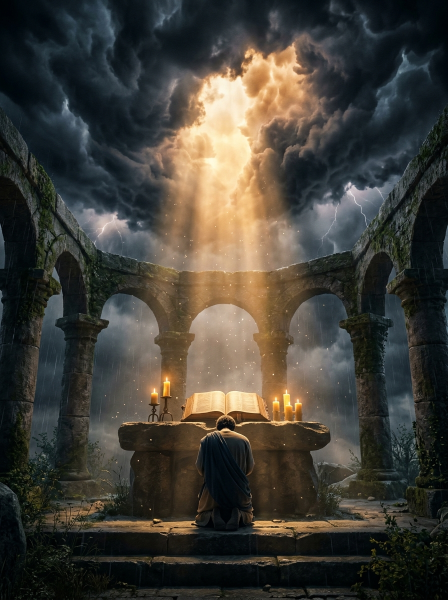
#> input picture reports/fliers/gemini_gospel_flyer.jpg, 896 x 1200 px, found by its file name (shown at 1/2 size)
$ python overlay_gemini_flyer.py
#> lines starting #> are read from the running program, lines starting #| are printed output that depends on the picture
"""
Overlay typography on top of Gemini AI-generated artwork
to produce viral, high-conversion social media flyers.
"""

from pathlib import Path
from PIL import Image, ImageDraw, ImageFont, ImageFilter
import textwrap

def get_font(font_name="segoeuib.ttf", size=32):
    fonts_dir = Path("C:/Windows/Fonts")
    font_path = fonts_dir / font_name
    if not font_path.is_file():
        font_path = fonts_dir / "arialbd.ttf"
    if font_path.is_file():
        return ImageFont.truetype(str(font_path), size)
    return ImageFont.load_default()

def create_gemini_viral_flyer(
    src_img_path: Path,
    out_img_path: Path,
    headline: str,
    quote: str,
    speaker: str,
    scripture: str,
    target_size=(1080, 1080), # (w, h)
    platform_name="Instagram & Facebook"
):
#> called with headline = 'Daily Gospel Inspiration', speaker = 'Apostle Joshua Selman • Dunsin Oyekan', scripture = 'Psalm 91:1  •  Matthew 6:6', target_size = (1080, 1080), platform_name = 'Instagram & Facebook Feed'
    base_img = Image.open(src_img_path).convert("RGBA")
    w, h = target_size

    # Crop / fit background to target size
    src_w, src_h = base_img.size
    aspect_src = src_w / src_h
    aspect_target = w / h

    if aspect_src > aspect_target:
        new_w = int(src_h * aspect_target)
        offset_x = (src_w - new_w) // 2
        cropped = base_img.crop((offset_x, 0, offset_x + new_w, src_h))
    else:
        new_h = int(src_w / aspect_target)
        offset_y = (src_h - new_h) // 2
        cropped = base_img.crop((0, offset_y, src_w, offset_y + new_h))
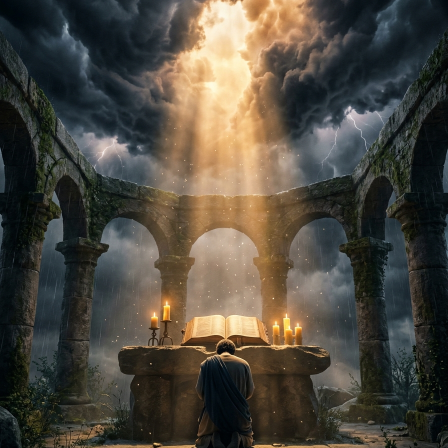
#> cropped: PIL image 896x896 RGBA (shown at 1/2 size); mean R, G, B, A 77.6, 72.5, 62.6, 255

    resized = cropped.resize((w, h), Image.Resampling.LANCZOS)

    # Create dark gradient overlay for text readability at the bottom and top
    overlay = Image.new("RGBA", (w, h), (0, 0, 0, 0))
#> overlay: PIL image 1080x1080 RGBA; every value is 0
    draw_ov = ImageDraw.Draw(overlay)

    # Top subtle dark gradient
    for y in range(int(h * 0.22)):
        alpha = int(140 * (1 - (y / (h * 0.22))))
        draw_ov.line([(0, y), (w, y)], fill=(10, 15, 30, alpha))

    # Bottom heavy dark gradient for typography
    bottom_start = int(h * 0.45)
    for y in range(bottom_start, h):
        progress = (y - bottom_start) / (h - bottom_start)
        alpha = int(240 * progress)
        draw_ov.line([(0, y), (w, y)], fill=(8, 12, 24, alpha))

    final_canvas = Image.alpha_composite(resized, overlay)
    draw = ImageDraw.Draw(final_canvas)

    # Golden outer border
    margin = 30
    draw.rectangle(
        [(margin, margin), (w - margin, h - margin)],
        outline=(245, 158, 11, 140),
        width=2
    )

    # Top Tag
    tag_font = get_font("segoeuib.ttf", 22)
    tag_text = f"✨  {headline.upper()}  ✨"
    tbbox = draw.textbbox((0, 0), tag_text, font=tag_font)
#> tbbox = (0, 2, 150, 10)
    tw = tbbox[2] - tbbox[0]
#> tw = 150

    tag_y = 65 if h <= 1200 else 120
    px1 = (w - tw) // 2 - 20
#> px1 = 445
    py1 = tag_y
    px2 = px1 + tw + 40
#> px2 = 635
    py2 = py1 + 36
    draw.rounded_rectangle([(px1, py1), (px2, py2)], radius=18, fill=(15, 23, 42, 200), outline=(245, 158, 11, 220), width=1)
    draw.text((px1 + 20, py1 + 6), tag_text, fill=(251, 191, 36, 255), font=tag_font)

    # Quote Text
    quote_font_size = 46 if h >= 1080 else 36
    quote_font = get_font("georgiab.ttf", quote_font_size)
    wrap_chars = 24 if w <= 1080 else 30
    lines = textwrap.wrap(quote, width=wrap_chars)
    line_h = quote_font_size + 16

    start_y = int(h * 0.58) if h >= 1080 else int(h * 0.50)
    for i, line in enumerate(lines):
        lbbox = draw.textbbox((0, 0), line, font=quote_font)
        lw = lbbox[2] - lbbox[0]
        lx = (w - lw) // 2
        ly = start_y + (i * line_h)
        # Glow / drop shadow
        draw.text((lx + 2, ly + 2), line, fill=(0, 0, 0, 240), font=quote_font)
        draw.text((lx, ly), line, fill=(255, 255, 255, 255), font=quote_font)
#> this loop made 4 passes
#> (lbbox, lw, lx) on passes 1 to 4: ((0, 2, 101, 10), 101, 489), ((-1, 2, 103, 12), 104, 488), ((0, 2, 108, 12), 108, 486), ((-1, 2, 31, 10), 32, 524)

    # Gold separator
    sep_y = start_y + (len(lines) * line_h) + 20
    draw.line([((w - 140) // 2, sep_y), ((w + 140) // 2, sep_y)], fill=(245, 158, 11, 240), width=3)

    # Speaker
    spk_font = get_font("segoeuib.ttf", 26 if h >= 1080 else 22)
    spk_text = f"— {speaker.upper()} —"
    sbbox = draw.textbbox((0, 0), spk_text, font=spk_font)
#> sbbox = (0, 2, 231, 10)
    draw.text(((w - (sbbox[2] - sbbox[0])) // 2, sep_y + 18), spk_text, fill=(253, 230, 138, 255), font=spk_font)

    # Scripture
    if scripture:
        scr_font = get_font("segoeui.ttf", 20 if h >= 1080 else 18)
        sc_bbox = draw.textbbox((0, 0), scripture, font=scr_font)
#> sc_bbox = (0, 2, 119, 10)
        draw.text(((w - (sc_bbox[2] - sc_bbox[0])) // 2, sep_y + 54), scripture, fill=(203, 213, 225, 240), font=scr_font)

    # Footer
    ftr_font = get_font("segoeui.ttf", 16)
    ftr_text = f"GOOGLE GEMINI AI VISUAL  •  {platform_name.upper()} EDITION"
    fbbox = draw.textbbox((0, 0), ftr_text, font=ftr_font)
#> fbbox = (0, 2, 326, 10)
    draw.text(((w - (fbbox[2] - fbbox[0])) // 2, h - 55), ftr_text, fill=(148, 163, 184, 200), font=ftr_font)

    final_canvas.convert("RGB").save(str(out_img_path), quality=95)
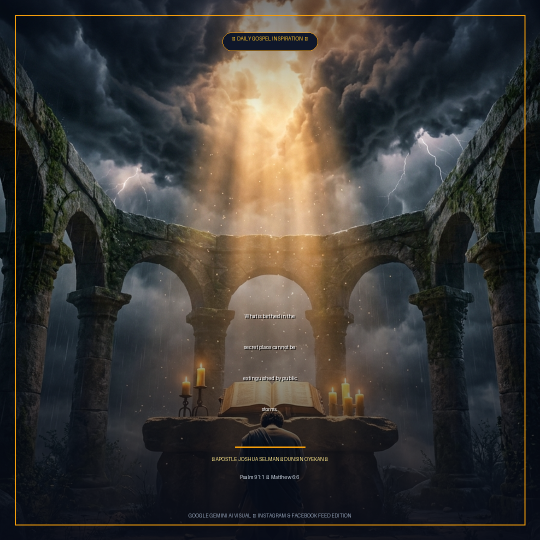
#> saved as gemini_flyer_square.jpg: PIL image 1080x1080 RGB (shown at 1/2 size); mean R, G, B 60.2, 57.3, 53.5
    print(f"[CREATED] {out_img_path.name} ({w}x{h})")

if __name__ == "__main__":
    src = Path("C:/Users/ezeki/.gemini/antigravity/scratch/gospel-content-automation/reports/fliers/gemini_gospel_flyer.jpg")
    out_dir = Path("C:/Users/ezeki/.gemini/antigravity/scratch/gospel-content-automation/reports/fliers")

    # 1. Instagram / Facebook Square (1080x1080)
    create_gemini_viral_flyer(
        src_img_path=src,
        out_img_path=out_dir / "gemini_flyer_square.jpg",
        headline="Daily Gospel Inspiration",
        quote="What is birthed in the secret place cannot be extinguished by public storms.",
        speaker="Apostle Joshua Selman • Dunsin Oyekan",
        scripture="Psalm 91:1  •  Matthew 6:6",
        target_size=(1080, 1080),
        platform_name="Instagram & Facebook Feed"
    )

    # 2. WhatsApp Status & Stories (1080x1920)
    create_gemini_viral_flyer(
        src_img_path=src,
        out_img_path=out_dir / "gemini_flyer_story.jpg",
        headline="Morning Revival Word",
        quote="What is birthed in the secret place cannot be extinguished by public storms.",
        speaker="Apostle Joshua Selman • Dunsin Oyekan",
        scripture="Psalm 91:1  •  Matthew 6:6",
        target_size=(1080, 1920),
        platform_name="WhatsApp Status & Stories"
    )
#> call 2 of create_gemini_viral_flyer, with headline = 'Morning Revival Word', speaker = 'Apostle Joshua Selman • Dunsin Oyekan', scripture = 'Psalm 91:1  •  Matthew 6:6', target_size = (1080, 1920), platform_name = 'WhatsApp Status & Stories'
#> in create_gemini_viral_flyer (call 2), `cropped = base_img.crop((offset_x, 0, offset_x + new_w, src_h))`:
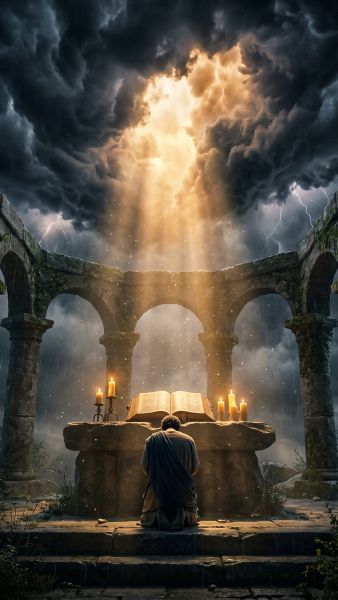
#> cropped: PIL image 675x1200 RGBA (shown at 1/2 size); mean R, G, B, A 79.8, 73.5, 63.4, 255
#> in create_gemini_viral_flyer (call 2), `final_canvas = Image.alpha_composite(resized, overlay)`:
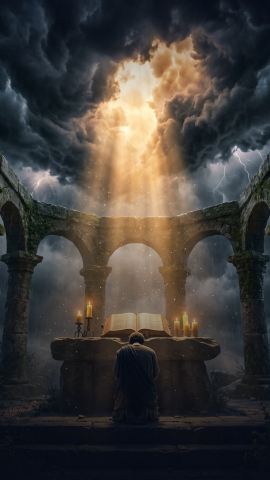
#> final_canvas: PIL image 1080x1920 RGBA (shown at 1/4 size); mean R, G, B, A 65, 61, 57.4, 255
#> in create_gemini_viral_flyer (call 2), `tbbox = draw.textbbox((0, 0), tag_text, font=tag_font)`: tbbox = (0, 2, 139, 10)
#> in create_gemini_viral_flyer (call 2), `tw = tbbox[2] - tbbox[0]`: tw = 139
#> in create_gemini_viral_flyer (call 2), `px1 = (w - tw) // 2 - 20`: px1 = 450
#> in create_gemini_viral_flyer (call 2), `px2 = px1 + tw + 40`: px2 = 629
#> the loop in create_gemini_viral_flyer (call 2), `for i, line in enumerate(lines):` made 4 passes
#> in create_gemini_viral_flyer (call 2), `fbbox = draw.textbbox((0, 0), ftr_text, font=ftr_font)`: fbbox = (0, 2, 324, 10)

    # 3. Twitter / X Landscape (1200x675)
    create_gemini_viral_flyer(
        src_img_path=src,
        out_img_path=out_dir / "gemini_flyer_twitter.jpg",
        headline="Spiritual Alignment",
        quote="What is birthed in the secret place cannot be extinguished by public storms.",
        speaker="Apostle Joshua Selman • Dunsin Oyekan",
        scripture="Psalm 91:1",
        target_size=(1200, 675),
        platform_name="Twitter / X Feed"
    )
#> call 3 of create_gemini_viral_flyer, with headline = 'Spiritual Alignment', speaker = 'Apostle Joshua Selman • Dunsin Oyekan', scripture = 'Psalm 91:1', target_size = (1200, 675), platform_name = 'Twitter / X Feed'
#> in create_gemini_viral_flyer (call 3), `cropped = base_img.crop((0, offset_y, src_w, offset_y + new_h))`:
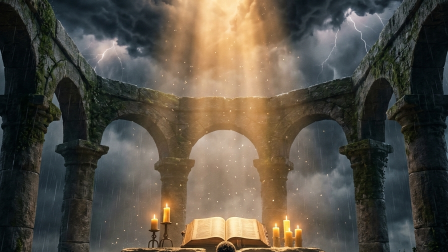
#> cropped: PIL image 896x504 RGBA (shown at 1/2 size); mean R, G, B, A 86.5, 79.7, 68.5, 255
#> in create_gemini_viral_flyer (call 3), `final_canvas = Image.alpha_composite(resized, overlay)`:
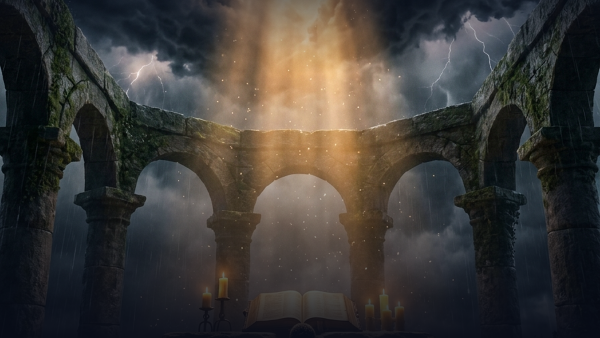
#> final_canvas: PIL image 1200x675 RGBA (shown at 1/2 size); mean R, G, B, A 60.7, 57.8, 54.4, 255
#> in create_gemini_viral_flyer (call 3), `tbbox = draw.textbbox((0, 0), tag_text, font=tag_font)`: tbbox = (0, 2, 128, 10)
#> in create_gemini_viral_flyer (call 3), `tw = tbbox[2] - tbbox[0]`: tw = 128
#> in create_gemini_viral_flyer (call 3), `px1 = (w - tw) // 2 - 20`: px1 = 516
#> in create_gemini_viral_flyer (call 3), `px2 = px1 + tw + 40`: px2 = 684
#> the loop in create_gemini_viral_flyer (call 3), `for i, line in enumerate(lines):` made 3 passes
#> (lbbox, lw, lx) on passes 1 to 3: ((0, 2, 131, 10), 131, 534), ((0, 2, 138, 12), 138, 531), ((0, 2, 76, 12), 76, 562)
#> in create_gemini_viral_flyer (call 3), `sc_bbox = draw.textbbox((0, 0), scripture, font=scr_font)`: sc_bbox = (0, 2, 49, 10)
#> in create_gemini_viral_flyer (call 3), `fbbox = draw.textbbox((0, 0), ftr_text, font=ftr_font)`: fbbox = (0, 2, 263, 11)
#> in create_gemini_viral_flyer (call 3), `final_canvas.convert("RGB").save(str(out_img_path), quality=95)`:
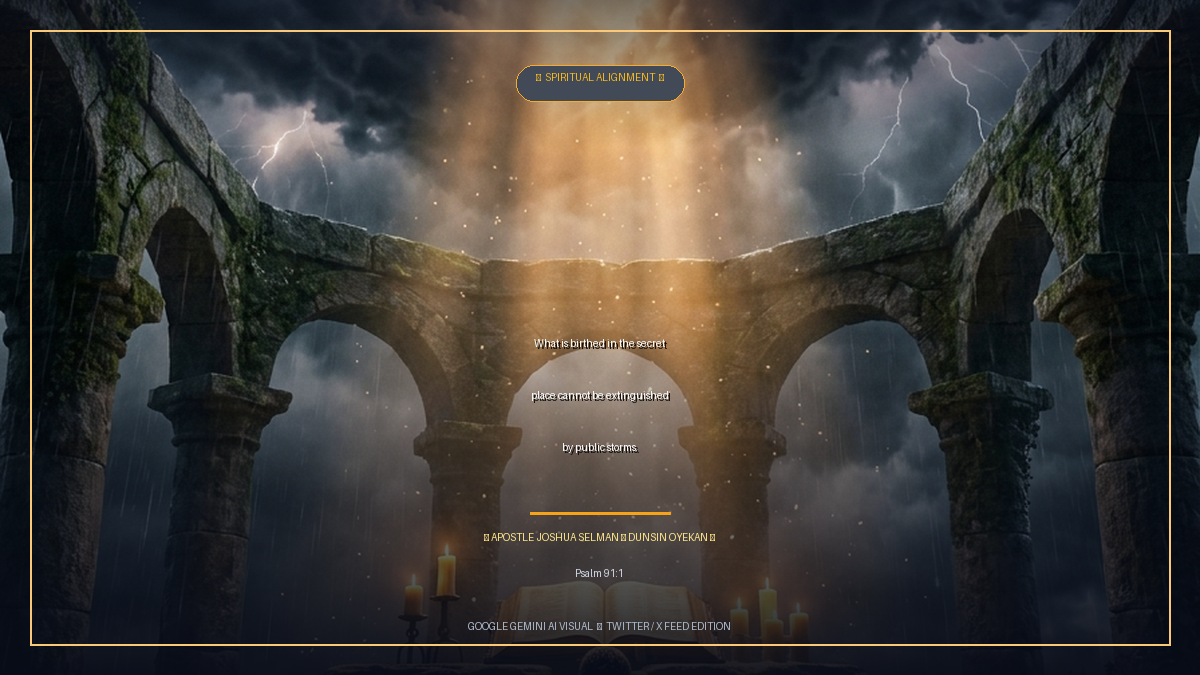
#> final_canvas: PIL image 1200x675 RGBA; mean R, G, B, A 61.9, 58.4, 53.9, 253.6; transparent parts drawn white
